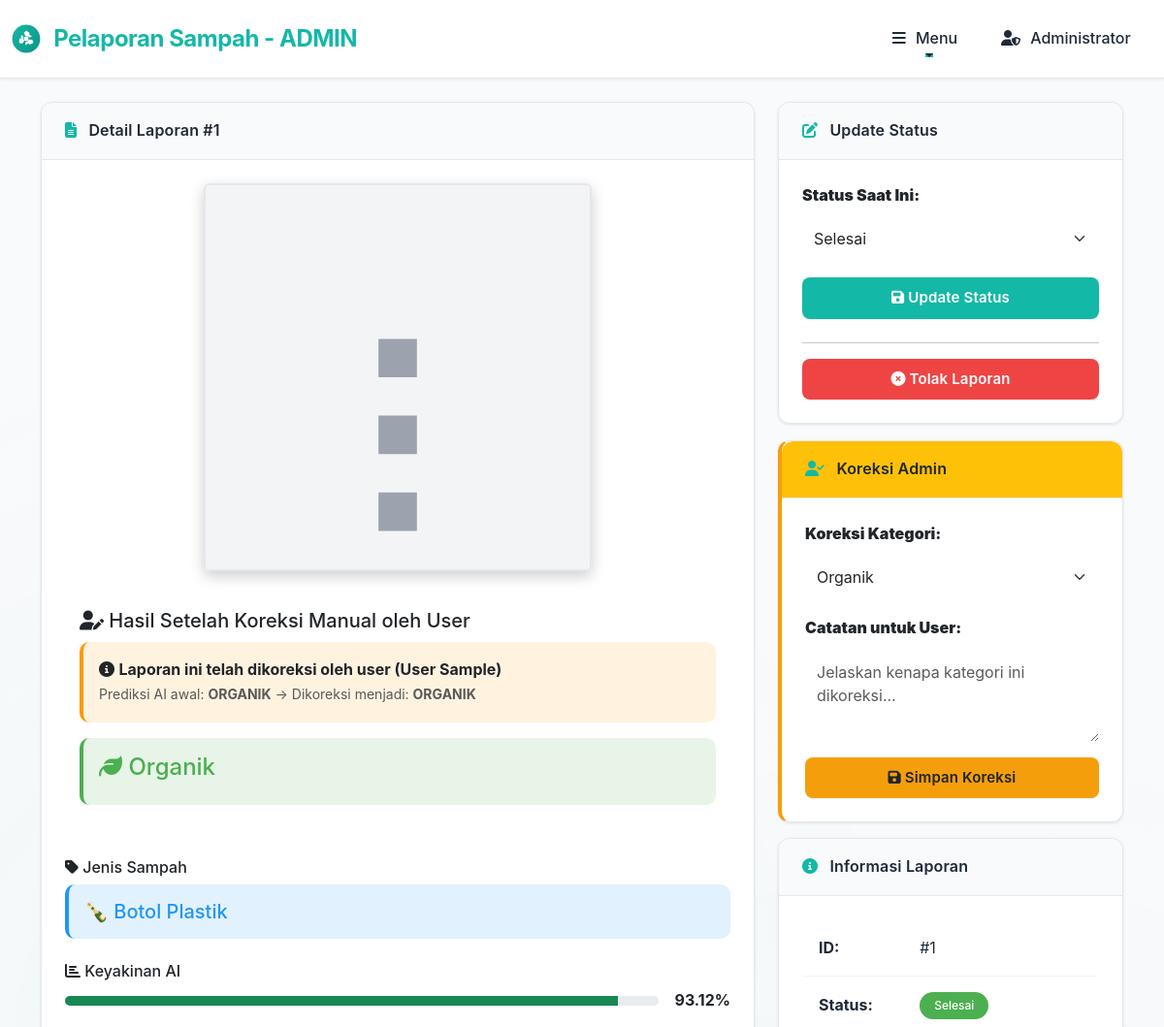
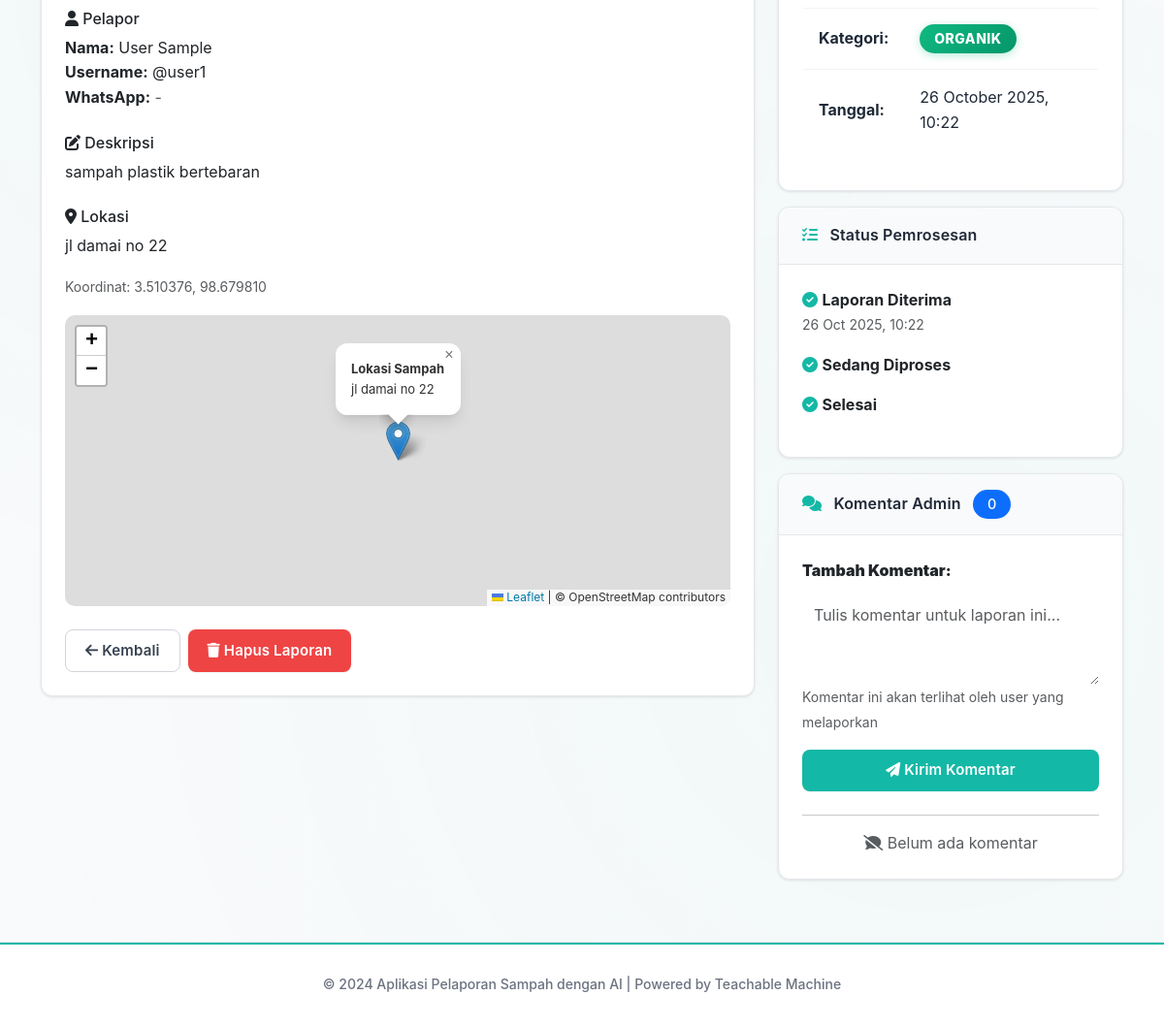
/admin/detail.php?id=1 (signed in), run on the app's committed database (2 pictures, top to bottom).
### tables this page shows
CREATE TABLE IF NOT EXISTS `reports` (
  `id` int(11) NOT NULL AUTO_INCREMENT,
  `user_id` int(11) NOT NULL,
  `kategori` enum('organik','anorganik','b3') NOT NULL,
  `jenis_sampah` enum(
    'daun','makanan','kayu','buah_sayur','kotoran_hewan','tulang','kulit_telur','ampas_kopi','kotoran_dapur','kertas_tisu','serbuk_gergaji',
    'botol_plastik','kantong_plastik','gelas_plastik','sedotan_plastik','styrofoam','kemasan_plastik','ember_plastik','mainan_plastik','jerigen_plastik','plastik_lainnya','plastik',
    'kertas','koran','buku','karton','kertas_kantor','amplop','dus_bekas',
    'kaleng_minuman','kaleng_makanan','logam','kawat','paku','seng','foil_aluminium',
    'botol_kaca','pecahan_kaca','cermin','stoples_kaca','kaca',
    'kain','sepatu','tas','selimut','boneka','topi',
    'ban_bekas','sandal_karet','sarung_tangan','balon','pipa_pralon',
    'keramik','bata','karpet','kasur','furniture','gabus','lilin',
    'baterai','lampu','elektronik','hp_bekas','komputer','tv_bekas','kabel_elektronik','charger','aki',
    'oli','cat','obat','pestisida','semprot_serangga','tinta_printer','kaleng_aerosol','termometer',
    'masker','jarum_suntik','sarung_tangan_medis','perban',
    'tidak_diketahui','lainnya'
  ) DEFAULT NULL COMMENT 'Jenis sampah spesifik - 80+ kategori',
  `gambar` varchar(255) NOT NULL,
  `additional_images` text DEFAULT NULL COMMENT 'JSON array untuk gambar tambahan',
  `deskripsi` text DEFAULT NULL,
  `lokasi_latitude` decimal(10,8) NOT NULL,
  `lokasi_longitude` decimal(11,8) NOT NULL,
  `alamat_lokasi` text NOT NULL,
  `whatsapp_number` varchar(20) DEFAULT NULL COMMENT 'Nomor WhatsApp user untuk notifikasi',
  `confidence` decimal(5,2) DEFAULT NULL COMMENT 'AI confidence score (0-100)',
  `ai_prediction` enum('organik','anorganik','b3') DEFAULT NULL,
  `is_corrected` tinyint(1) DEFAULT 0 COMMENT 'Apakah sudah dikoreksi manual oleh admin',
  `correction_note` text DEFAULT NULL COMMENT 'Catatan koreksi dari admin',
  `tags` varchar(500) DEFAULT NULL COMMENT 'Comma-separated tags untuk analitik',
  `status` enum('pending','diproses','selesai') DEFAULT 'pending',
  `created_at` timestamp NOT NULL DEFAULT current_timestamp(),
  PRIMARY KEY (`id`),
  KEY `user_id` (`user_id`),
  KEY `idx_status` (`status`),
  KEY `idx_kategori` (`kategori`),
  KEY `idx_created_at` (`created_at`),
  CONSTRAINT `reports_ibfk_1` FOREIGN KEY (`user_id`) REFERENCES `users` (`id`) ON DELETE CASCADE
);

CREATE TABLE IF NOT EXISTS `users` (
  `id` int(11) NOT NULL AUTO_INCREMENT,
  `username` varchar(50) NOT NULL,
  `password` varchar(255) NOT NULL,
  `google_id` varchar(100) DEFAULT NULL COMMENT 'Google OAuth User ID',
  `email` varchar(255) DEFAULT NULL COMMENT 'Email dari Google OAuth',
  `google_picture` text DEFAULT NULL COMMENT 'URL foto profil dari Google',
  `nama` varchar(100) NOT NULL,
  `nomor_hp` varchar(20) DEFAULT NULL,
  `alamat` text NOT NULL,
  `latitude` decimal(10,8) DEFAULT NULL,
  `longitude` decimal(11,8) DEFAULT NULL,
  `role` enum('user','admin') DEFAULT 'user',
  `created_at` timestamp NOT NULL DEFAULT current_timestamp(),
  PRIMARY KEY (`id`),
  UNIQUE KEY `username` (`username`),
  KEY `idx_google_id` (`google_id`),
  KEY `idx_email` (`email`)
);

### admin/detail.php (the view, shortened to what the rows shown need)
<?php
require_once '../classes/Report.php';
require_once '../assets/js/jenis-sampah.php';
$database = new Database();
$db = $database->getConnection();
$report = new Report($db);
$id = filter_input(INPUT_GET, 'id', FILTER_VALIDATE_INT);
$reportData = $report->getById($id);
?>
<!DOCTYPE html>
<html lang="id">
<head>
    <link href="https://cdn.jsdelivr.net/npm/bootstrap@5.3.0/dist/css/bootstrap.min.css" rel="stylesheet">
    <link rel="stylesheet" href="https://cdnjs.cloudflare.com/ajax/libs/font-awesome/6.4.0/css/all.min.css">
    <link rel="stylesheet" href="https://unpkg.com/leaflet@1.9.4/dist/leaflet.css" />
    <link rel="stylesheet" href="../assets/css/style.css">
</head>
<body>
    <div class="container mt-4 mb-5">
        <div class="row">
            <div class="col-lg-8">
                <div class="card fade-in">
                    <div class="card-header">
                        <i class="fas fa-file-alt"></i> Detail Laporan #<?php echo $reportData['id']; ?>
                    </div>
                    <div class="card-body">
                        <div class="text-center mb-4">
                        </div>
                        <div class="classification-result mb-4">
                            <?php if (!empty($reportData['admin_correction'])): ?>
                                <h5><i class="fas fa-check-double"></i> Hasil Koreksi Admin</h5>
                                <div class="alert" style="background-color: #d1fae5; border-left: 4px solid #10b981;">
                                    <p class="mb-0">
                                        <i class="fas fa-user-shield"></i>
                                        <strong>Laporan ini telah dikoreksi oleh Admin.</strong>
                                    </p>
                                    <small class="text-muted">
                                        Kategori saat ini valid sesuai kebijakan admin.
                                    </small>
                                    <?php if (!empty($reportData['admin_feedback'])): ?>
                                        <hr>
                                        <p class="mb-0">
                                            <strong>Catatan Admin:</strong><br>
                                            <em>"<?php echo nl2br(htmlspecialchars($reportData['admin_feedback'])); ?>"</em>
                                        </p>
                                    <?php endif; ?>
                                </div>
                            <?php elseif (isset($reportData['is_corrected']) && $reportData['is_corrected']): ?>
                                <h5><i class="fas fa-user-edit"></i> Hasil Setelah Koreksi Manual oleh User</h5>
                                <div class="alert" style="background-color: #fff3e0; border-left: 4px solid #ff9800;">
                                    <p class="mb-0">
                                        <i class="fas fa-info-circle"></i>
                                        <strong>Laporan ini telah dikoreksi oleh user (<?php echo htmlspecialchars($reportData['user_nama']); ?>)</strong>
                                    </p>
                                    <?php if (!empty($reportData['ai_prediction'])): ?>
                                        <small class="text-muted">
                                            Prediksi AI awal: <strong><?php echo strtoupper($reportData['ai_prediction']); ?></strong>
                                            → Dikoreksi menjadi: <strong><?php echo strtoupper($reportData['kategori']); ?></strong>
                                        </small>
                                    <?php endif; ?>
                                </div>
                            <?php else: ?>
                                <h5><i class="fas fa-robot"></i> Hasil Klasifikasi AI</h5>
                            <?php endif; ?>
                        </div>
                        <?php if (isset($reportData['jenis_sampah'])): ?>
                            <?php $jenisInfo = getJenisSampahInfo($reportData['jenis_sampah']); ?>
                            <div class="mb-4">
                                <h6><i class="fas fa-tag"></i> Jenis Sampah</h6>
                                <div class="alert" style="background-color: <?php echo $jenisInfo['color']; ?>22; border-left: 4px solid <?php echo $jenisInfo['color']; ?>;">
                                    <h5 style="color: <?php echo $jenisInfo['color']; ?>; margin-bottom: 0;">
                                        <?php echo $jenisInfo['icon']; ?> <?php echo $jenisInfo['label']; ?>
                                    </h5>
                                </div>
                            </div>
                        <?php endif; ?>
                        <?php if (isset($reportData['confidence'])): ?>
                            <div class="mb-4">
                                <h6><i class="fas fa-chart-bar"></i> Keyakinan AI</h6>
                                <div class="d-flex align-items-center">
                                    <div class="progress flex-grow-1 me-3" style="height: 10px;">
                                        <div class="progress-bar <?php echo $reportData['confidence'] > 80 ? 'bg-success' : ($reportData['confidence'] > 50 ? 'bg-warning' : 'bg-danger'); ?>"
                                             role="progressbar"
                                             style="width: <?php echo $reportData['confidence']; ?>%">
                                        </div>
                                    </div>
                                    <span class="fw-bold"><?php echo $reportData['confidence']; ?>%</span>
                                </div>
                            </div>
                        <?php endif; ?>
                        <div class="mb-4">
                            <h6><i class="fas fa-user"></i> Pelapor</h6>
                            <p>
                                <strong>Nama:</strong> <?php echo htmlspecialchars($reportData['user_nama'] ?? $reportData['guest_name'] ?? 'Guest'); ?><br>
                                <?php if (!empty($reportData['username'])): ?>
                                <strong>Username:</strong> @<?php echo htmlspecialchars($reportData['username']); ?><br>
                                <?php else: ?>
                                <strong>Username:</strong> <span class="badge bg-secondary">Guest/Non-Member</span><br>
                                <?php endif; ?>
                                <?php
                                $whatsapp = !empty($reportData['whatsapp_number']) ? $reportData['whatsapp_number'] :
                                           (!empty($reportData['user_nomor_hp']) ? $reportData['user_nomor_hp'] : '');
                                ?>
                                <?php if (!empty($whatsapp)): ?>
                                <strong>WhatsApp:</strong>
                                <a href="https://wa.me/<?php echo preg_replace('/[^0-9]/', '', $whatsapp); ?>"
                                   target="_blank"
                                   class="text-success"
                                   style="text-decoration: none;">
                                    <i class="fab fa-whatsapp"></i> <?php echo htmlspecialchars($whatsapp); ?>
                                    <small class="text-muted">(klik untuk chat)</small>
                                </a>
                                <?php else: ?>
                                <strong>WhatsApp:</strong> <span class="text-muted">-</span>
                                <?php endif; ?>
                            </p>
                        </div>
                        <?php if ($reportData['deskripsi']): ?>
                            <div class="mb-4">
                                <h6><i class="fas fa-edit"></i> Deskripsi</h6>
                                <p><?php echo nl2br(htmlspecialchars($reportData['deskripsi'])); ?></p>
                            </div>
                        <?php endif; ?>
                        <div class="mb-4">
                            <h6><i class="fas fa-map-marker-alt"></i> Lokasi</h6>
                            <p><?php echo htmlspecialchars($reportData['alamat_lokasi']); ?></p>
                            <p>
                                <small class="text-muted">
                                    Koordinat: <?php echo number_format($reportData['lokasi_latitude'], 6); ?>,
                                    <?php echo number_format($reportData['lokasi_longitude'], 6); ?>
                                </small>
                            </p>
                            <div id="detailMap" style="height: 300px; border-radius: 10px;"></div>
                        </div>
                        <div class="d-grid gap-2 d-md-flex justify-content-md-start">
                        </div>
                    </div>
                </div>
            </div>
            <div class="col-lg-4">
                <div class="card mb-3 fade-in">
                    <div class="card-body">
                        <form method="POST">
                            <div class="mb-3">
                                <label class="form-label"><strong>Status Saat Ini:</strong></label>
                                <select name="status" class="form-select" id="statusSelect">
                                    <option value="selesai" <?php echo $reportData['status'] == 'selesai' ? 'selected' : ''; ?>>
                                        Selesai
                                    </option>
                                </select>
                            </div>
                        </form>
                    </div>
                </div>
                <div class="card mb-3 fade-in" style="border-left: 4px solid #f59e0b;">
                    <div class="card-body">
                        <form method="POST">
                            <div class="mb-3">
                                <label class="form-label"><strong>Koreksi Kategori:</strong></label>
                                <select name="admin_correction" class="form-select">
                                    <option value="organik" <?php echo $reportData['kategori'] == 'organik' ? 'selected' : ''; ?>>Organik</option>
                                </select>
                            </div>
                        </form>
                    </div>
                </div>
                <div class="card mb-3 fade-in">
                    <div class="card-body">
                        <table class="table table-sm">
                            <tr>
                                <td><strong>ID:</strong></td>
                                <td>#<?php echo $reportData['id']; ?></td>
                            </tr>
                            <tr>
                                <td>
                                    <span class="badge badge-<?php echo $reportData['status']; ?>">
                                        <?php echo ucfirst($reportData['status']); ?>
                                    </span>
                                </td>
                            </tr>
                            <tr>
                                <td>
                                    <span class="badge badge-<?php echo $reportData['kategori']; ?>">
                                        <?php echo strtoupper($reportData['kategori']); ?>
                                    </span>
                                </td>
                            </tr>
                            <tr>
                                <td><strong>Tanggal:</strong></td>
                                <td><?php echo date('d F Y, H:i', strtotime($reportData['created_at'])); ?></td>
                            </tr>
                        </table>
                    </div>
                </div>
                <div class="card mb-3 fade-in">
                    <div class="card-body">
                        <ul class="list-unstyled">
                            <li class="mb-3">
                                <i class="fas fa-check-circle <?php echo in_array($reportData['status'], ['pending', 'diproses', 'selesai']) ? 'text-success' : ($reportData['status'] == 'ditolak' ? 'text-danger' : 'text-muted'); ?>"></i>
                                <strong>Laporan Diterima</strong>
                                <br><small class="text-muted"><?php echo date('d M Y, H:i', strtotime($reportData['created_at'])); ?></small>
                            </li>
                        </ul>
                    </div>
                </div>
            </div>
        </div>
    </div>
</body>
</html>

### data on the page
reports: id "1", user.nama "User Sample", ai_prediction "ORGANIK", kategori "ORGANIK", jenis_sampah "🍾", jenis_sampah "Botol Plastik", confidence "93.12", user.username "user1", deskripsi "sampah plastik bertebaran", alamat_lokasi "jl damai no 22", lokasi_latitude "3.510376", lokasi_longitude "98.679810", status "Selesai", admin_correction "Organik", created_at "26 October 2025, 10:22", created_at "26 Oct 2025, 10:22"

### other printed values
$_SESSION['nama'] "Administrator"
$categoryName "Organik"
count($reportComments) "0"
